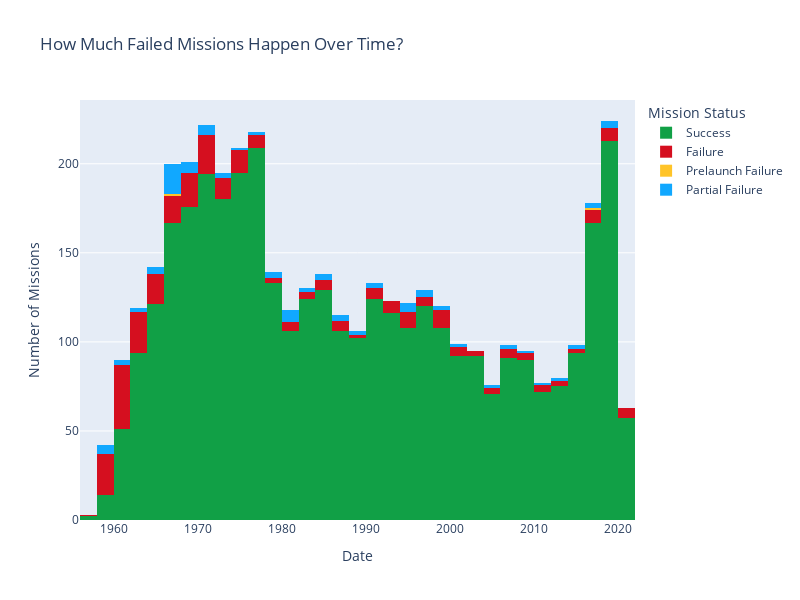

The notebook cell this image was saved under:
### Markdown cell above
### Mission Failure Over The Times

### Code cell
fig = px.histogram(data,
                   x="Date",
                   color="Mission_Status",
                   hover_data=data.columns,
                   color_discrete_sequence=["#11a046", "#d50f1f", "#ffc429", "#11a8ff"],
                   title="How Much Failed Missions Happen Over Time?",
                   width=800,
                   height=600,
                   nbins=60
)

fig.update_layout(legend_title="Mission Status", xaxis_title="Date", yaxis_title="Number of Missions").show()

### Figure 1 — Plotly figure (JSON) as saved in the notebook; plotly's stock layout.template omitted (floating-point values rounded to 4 significant figures; data arrays with more than 128 entries replaced by an {"elided": "..."} marker saying what was removed)
{"data": [{"alignmentgroup": "True", "bingroup": "x", "hovertemplate": "Mission_Status=Success<br>Date=%{x}<br>count=%{y}<extra></extra>", "legendgroup": "Success", "marker": {"color": "#11a046", "pattern": {"shape": ""}}, "name": "Success", "nbinsx": 60, "offsetgroup": "Success", "orientation": "v", "showlegend": true, "type": "histogram", "x": {"elided": "3878 str values"}, "xaxis": "x", "yaxis": "y"}, {"alignmentgroup": "True", "bingroup": "x", "hovertemplate": "Mission_Status=Failure<br>Date=%{x}<br>count=%{y}<extra></extra>", "legendgroup": "Failure", "marker": {"color": "#d50f1f", "pattern": {"shape": ""}}, "name": "Failure", "nbinsx": 60, "offsetgroup": "Failure", "orientation": "v", "showlegend": true, "type": "histogram", "x": {"elided": "339 str values"}, "xaxis": "x", "yaxis": "y"}, {"alignmentgroup": "True", "bingroup": "x", "hovertemplate": "Mission_Status=Prelaunch Failure<br>Date=%{x}<br>count=%{y}<extra></extra>", "legendgroup": "Prelaunch Failure", "marker": {"color": "#ffc429", "pattern": {"shape": ""}}, "name": "Prelaunch Failure", "nbinsx": 60, "offsetgroup": "Prelaunch Failure", "orientation": "v", "showlegend": true, "type": "histogram", "x": [null, "2016-09-01T13:07:00+00:00", null, "1966-12-14T11:27:00+00:00"], "xaxis": "x", "yaxis": "y"}, {"alignmentgroup": "True", "bingroup": "x", "hovertemplate": "Mission_Status=Partial Failure<br>Date=%{x}<br>count=%{y}<extra></extra>", "legendgroup": "Partial Failure", "marker": {"color": "#11a8ff", "pattern": {"shape": ""}}, "name": "Partial Failure", "nbinsx": 60, "offsetgroup": "Partial Failure", "orientation": "v", "showlegend": true, "type": "histogram", "x": ["2019-06-29T18:00:00+00:00", "2019-03-02T17:45:00+00:00", "2018-08-25T18:15:00+00:00", "2018-01-25T22:20:00+00:00", "2017-07-14T06:36:00+00:00", "2017-06-18T16:12:00+00:00", "2016-12-28T03:23:00+00:00", "2015-12-05T14:08:00+00:00", "2014-08-22T12:27:00+00:00", "2013-01-15T16:24:00+00:00", "2012-10-08T00:35:00+00:00", "2011-02-01T14:00:00+00:00", "2008-04-28T05:00:00+00:00", "2007-09-02T12:51:00+00:00", "2007-06-15T15:11:00+00:00", "2004-12-24T12:00:00+00:00", "2004-12-21T21:50:00+00:00", "2001-07-12T21:58:00+00:00", "2001-04-18T10:13:00+00:00", "1998-06-15T22:58:00+00:00", "1998-02-21T07:55:00+00:00", "1997-12-24T23:19:00+00:00", "1997-10-30T13:43:00+00:00", "1997-09-29T10:20:00+00:00", "1996-08-18T10:27:00+00:00", "1995-10-06T03:23:00+00:00", "1995-09-05T11:10:00+00:00", "1995-01-15T13:45:00+00:00", "1994-11-29T17:02:00+00:00", "1994-05-19T17:03:00+00:00", "1991-12-28T12:00:00+00:00", "1991-07-21T17:33:00+00:00", "1990-06-21T20:45:00+00:00", "1989-05-22T01:40:00+00:00", "1988-09-02T12:05:00+00:00", "1987-01-29T06:14:00+00:00", "1986-10-03T13:05:00+00:00", "1986-07-16T04:21:00+00:00", "1985-12-28T09:16:00+00:00", "1984-11-27T14:22:00+00:00", "1984-01-29T12:25:00+00:00", "1982-12-08T13:46:00+00:00", "1982-06-18T11:58:00+00:00", "1981-12-04T11:06:00+00:00", "1981-09-11T08:43:00+00:00", "1981-08-06T08:16:00+00:00", "1981-05-31T05:00:00+00:00", "1980-12-23T22:48:00+00:00", "1980-04-18T17:31:00+00:00", "1980-02-12T00:52:00+00:00", "1979-02-06T08:46:00+00:00", "1978-12-26T15:30:00+00:00", "1978-12-20T20:43:00+00:00", "1976-09-01T03:23:00+00:00", "1976-07-01T08:05:00+00:00", "1974-12-13T13:30:00+00:00", "1972-12-28T11:00:00+00:00", "1972-07-13T14:30:00+00:00", "1972-03-31T04:02:00+00:00", "1971-12-27T14:04:00+00:00", "1971-11-19T12:00:00+00:00", "1970-11-06T10:35:00+00:00", "1970-08-22T05:06:00+00:00", "1970-08-20T14:30:00+00:00", "1970-03-17T11:10:00+00:00", "1969-05-13T09:15:00+00:00", "1968-10-07T12:05:00+00:00", "1968-08-10T22:33:00+00:00", "1968-04-24T16:00:00+00:00", "1968-04-04T12:00:00+00:00", "1968-03-02T18:29:00+00:00", "1967-07-27T19:00:00+00:00", "1967-06-20T16:19:00+00:00", "1967-06-17T02:36:00+00:00", "1967-05-16T21:44:00+00:00", "1967-04-08T09:00:00+00:00", "1967-04-06T03:23:00+00:00", "1967-02-27T08:45:00+00:00", "1967-02-08T08:39:00+00:00", "1966-11-02T00:45:00+00:00", "1966-09-17T22:35:00+00:00", "1966-07-14T02:10:00+00:00", "1966-06-09T20:15:00+00:00", "1966-06-03T13:39:00+00:00", "1966-05-16T16:41:00+00:00", "1966-04-08T01:00:00+00:00", "1966-03-01T11:03:00+00:00", "1966-01-07T08:20:00+00:00", "1965-12-21T14:00:00+00:00", "1965-11-23T03:21:00+00:00", "1964-12-11T14:25:00+00:00", "1964-03-27T03:24:00+00:00", "1962-02-21T18:44:00+00:00", "1962-01-26T20:30:00+00:00", "1961-12-22T19:12:00+00:00", "1961-10-21T13:53:00+00:00", "1961-08-25T18:29:00+00:00", "1959-09-18T05:20:00+00:00", "1959-09-09T08:19:00+00:00", "1959-01-02T16:41:00+00:00", "1958-12-06T05:44:00+00:00", "1958-10-11T08:42:00+00:00"], "xaxis": "x", "yaxis": "y"}], "layout": {"barmode": "relative", "height": 600, "legend": {"title": {"text": "Mission Status"}, "tracegroupgap": 0}, "title": {"text": "How Much Failed Missions Happen Over Time?"}, "width": 800, "xaxis": {"anchor": "y", "autorange": true, "domain": [0, 1], "range": ["1956-01-01 06:00", "2021-12-31 18:00"], "title": {"text": "Date"}, "type": "date"}, "yaxis": {"anchor": "x", "autorange": true, "domain": [0, 1], "range": [0, 235.8], "title": {"text": "Number of Missions"}}}}
